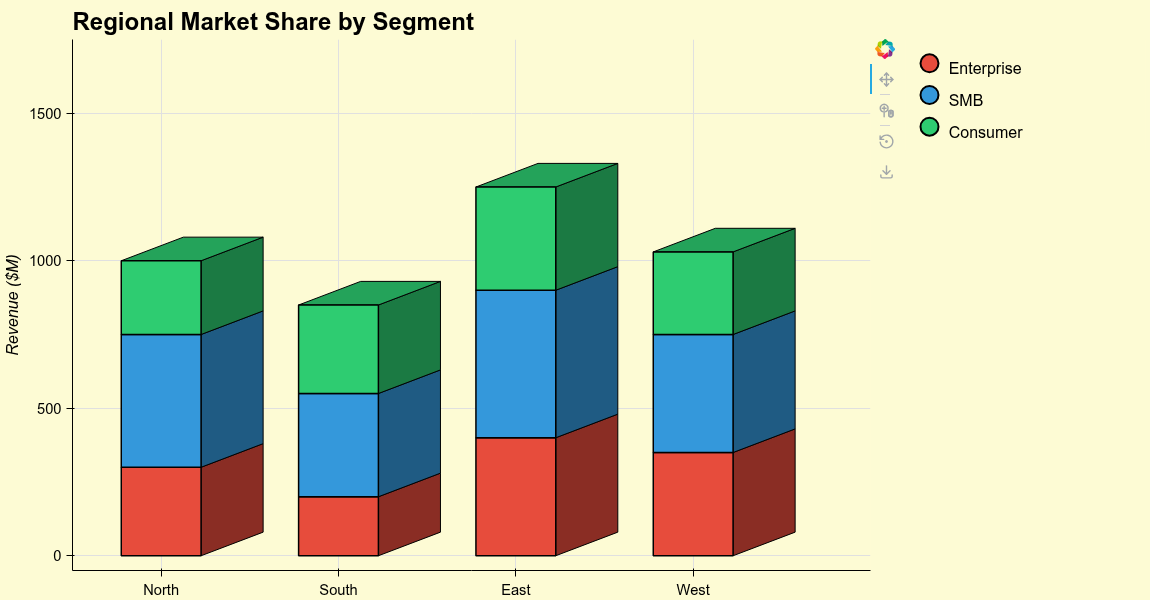

Reproduce this figure in Python.
from bokeh_rocks import *

regions = ['North', 'South', 'East', 'West']
segments = ['Enterprise', 'SMB', 'Consumer']
colors_segments = ['#e74c3c', '#3498db', '#2ecc71']

market_data = {
    'North': [300, 450, 250],
    'South': [200, 350, 300],
    'East': [400, 500, 350],
    'West': [350, 400, 280]
}

market_chart = plot_3d_stacked_bars(
    categories=regions,
    data_dict=market_data,
    colors=colors_segments,
    labels=segments,
    title='Regional Market Share by Segment',
    ylabel='Revenue ($M)',
    width=900,
    height=600,
    dark_bg=False
)

legend_market = create_legend(segments, colors_segments, dark_bg=False)
layout_market = row(market_chart, legend_market, stylesheets=[get_light_stylesheet_3d()])
show(layout_market)
save_plot(layout_market, 'output/bar3d_04')
